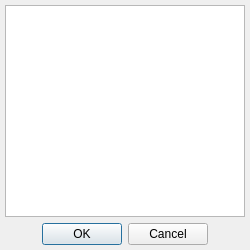
<?xml version="1.0" encoding="UTF-8"?>
<ui version="4.0">
 <class>chooseDataArrays</class>
 <widget class="QDialog" name="chooseDataArrays">
  <property name="geometry">
   <rect>
    <x>0</x>
    <y>0</y>
    <width>250</width>
    <height>250</height>
   </rect>
  </property>
  <property name="windowTitle">
   <string>Choose Data Arrays</string>
  </property>
  <property name="windowIcon">
   <iconset>
    <normaloff>../icons/ve_icon16x16.xpm</normaloff>../icons/ve_icon16x16.xpm</iconset>
  </property>
  <layout class="QGridLayout" name="gridLayout">
   <property name="margin">
    <number>5</number>
   </property>
   <item row="0" column="0" colspan="4">
    <widget class="QListWidget" name="arrayList"/>
   </item>
   <item row="1" column="0">
    <spacer name="horizontalSpacer">
     <property name="orientation">
      <enum>Qt::Horizontal</enum>
     </property>
     <property name="sizeHint" stdset="0">
      <size>
       <width>29</width>
       <height>20</height>
      </size>
     </property>
    </spacer>
   </item>
   <item row="1" column="1">
    <widget class="QPushButton" name="okButton">
     <property name="text">
      <string>OK</string>
     </property>
    </widget>
   </item>
   <item row="1" column="2">
    <widget class="QPushButton" name="cancelButton">
     <property name="text">
      <string>Cancel</string>
     </property>
    </widget>
   </item>
   <item row="1" column="3">
    <spacer name="horizontalSpacer_2">
     <property name="orientation">
      <enum>Qt::Horizontal</enum>
     </property>
     <property name="sizeHint" stdset="0">
      <size>
       <width>29</width>
       <height>20</height>
      </size>
     </property>
    </spacer>
   </item>
  </layout>
 </widget>
 <resources/>
 <connections>
  <connection>
   <sender>okButton</sender>
   <signal>clicked(bool)</signal>
   <receiver>chooseDataArrays</receiver>
   <slot>close()</slot>
   <hints>
    <hint type="sourcelabel">
     <x>85</x>
     <y>235</y>
    </hint>
    <hint type="destinationlabel">
     <x>85</x>
     <y>246</y>
    </hint>
   </hints>
  </connection>
  <connection>
   <sender>cancelButton</sender>
   <signal>clicked(bool)</signal>
   <receiver>chooseDataArrays</receiver>
   <slot>close()</slot>
   <hints>
    <hint type="sourcelabel">
     <x>179</x>
     <y>232</y>
    </hint>
    <hint type="destinationlabel">
     <x>184</x>
     <y>247</y>
    </hint>
   </hints>
  </connection>
 </connections>
</ui>
